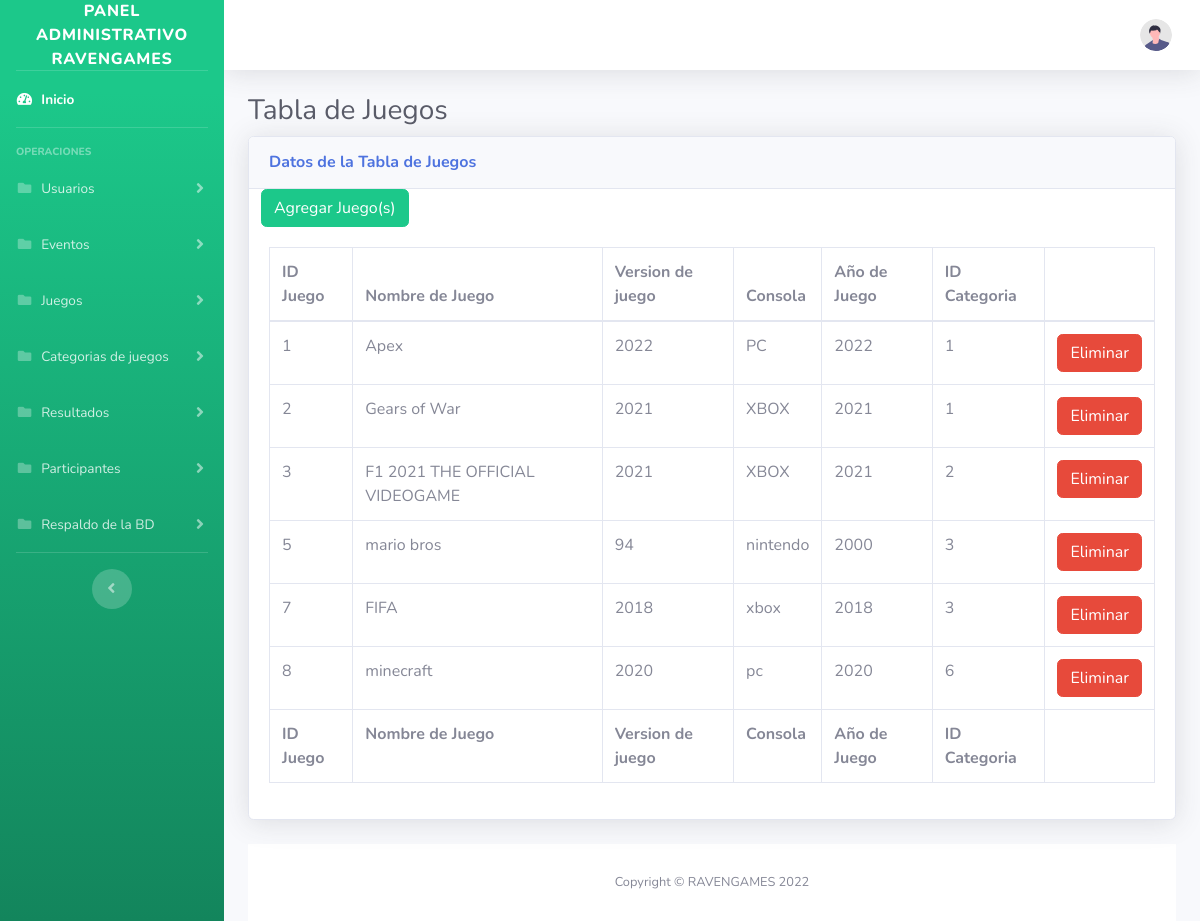
The app's page /paneladm/tablajuegos.php with its own data.
### tables this page shows
CREATE TABLE `juegos` (
  `idjuego` int(10) NOT NULL AUTO_INCREMENT,
  `nomjuego` varchar(50) DEFAULT NULL,
  `versionjuego` varchar(50) DEFAULT NULL,
  `consola` varchar(50) DEFAULT NULL,
  `añodejuego` varchar(4) DEFAULT NULL,
  `idcategoria` int(10) DEFAULT NULL,
  PRIMARY KEY (`idjuego`),
  KEY `idcategoria` (`idcategoria`),
  KEY `nomjuego` (`nomjuego`),
  CONSTRAINT `juegos_ibfk_1` FOREIGN KEY (`idcategoria`) REFERENCES `catjuegos` (`idcategoria`)
);

### paneladm/controller/juegoscontroller.php (called while the page is built)
<?php
$consultajueg= "SELECT * FROM juegos";
?>

### paneladm/tablajuegos.php (the view, shortened to what this page needs)
<?php
include_once ('../BD/conexion.php')
?>
<!DOCTYPE html>
<html lang="en">
<head>
    <link href="vendor/fontawesome-free/css/all.min.css" rel="stylesheet" type="text/css">
    <link href="css/sb-admin-2.min.css" rel="stylesheet">
      <link href="vendor/datatables/dataTables.bootstrap4.min.css" rel="stylesheet">
</head>
<body id="page-top">
<?php
include './layauts/menunavbar.php';
include './controller/juegoscontroller.php';
    ?>
  <div class="container-fluid">
<h1 class="h3 mb-2 text-gray-800">Tabla de Juegos</h1>
<div class="card shadow mb-4">
    <div class="card-header py-3">
        <h6 class="m-0 font-weight-bold text-primary">Datos de la Tabla de Juegos </h6>
    </div>
    <div class="col-md-3">
        <a type="text" class="btn btn-success" tabindex="-1" role="button" href="agregarjuego.php">Agregar Juego(s)</a>
        </div>
        <div class="card-body">
                            <div class="table-responsive">
                                <table class="table table-bordered" id="dataTable" width="100%" cellspacing="0">
                                    <thead>
                                        <tr>
                                            <th>ID Juego</th>
                                            <th>Nombre de Juego</th>
                                            <th>Version de juego</th>
                                            <th>Consola</th>
                                            <th>Año de Juego</th>
                                            <th>ID Categoria</th>
                                            <th>    </th>
                                        </tr>
                                    </thead>
                                    <tfoot>
                                        <tr>
                                            <th>ID Juego</th>
                                            <th>Nombre de Juego</th>
                                            <th>Version de juego</th>
                                            <th>Consola</th>
                                            <th>Año de Juego</th>
                                            <th>ID Categoria</th>
                                            <th>    </th>
                                        </tr>
                                    </tfoot>
                                    <tbody>
                                        <?php
                                            if ($resultado = $conexion->query($consultajueg)) {
                                                while ($obj = $resultado->fetch_object()) {
                                    ?>
                                            <tr>
                                                <td><?= $obj->idjuego ?></td>
                                                <td><?= $obj->nomjuego?></td>
                                                <td><?= $obj->versionjuego ?></td>
                                                <td><?= $obj->consola?></td>
                                                <td><?= $obj->añodejuego ?></td>
                                                <td><?= $obj->idcategoria ?></td>
                                                <td>
                                                <form action="./controller/deletejueg.php" method="post">
                                                <button type="submit" name="delete_btn" class="btn btn-danger"> Eliminar</button>
                                                </form>
                                                </td>
                                            </tr>
                                        <?php
                                        }
                                        }
                                        ?>
                                    </tbody>
                                </table>
                            </div>
                        </div>
</div>
            <?php
include './layauts/allfooter.php'
?>
</body>
</html>

### records on screen
juegos: idjuego "1", nomjuego "Apex", versionjuego "2022", consola "PC", añodejuego "2022", idcategoria "1"
juegos: idjuego "2", nomjuego "Gears of War", versionjuego "2021", consola "XBOX", añodejuego "2021", idcategoria "1"
juegos: idjuego "3", nomjuego "F1 2021 THE OFFICIAL VIDEOGAME", versionjuego "2021", consola "XBOX", añodejuego "2021", idcategoria "2"
juegos: idjuego "5", nomjuego "mario bros", versionjuego "94", consola "nintendo", añodejuego "2000", idcategoria "3"
juegos: idjuego "7", nomjuego "FIFA", versionjuego "2018", consola "xbox", añodejuego "2018", idcategoria "3"
juegos: idjuego "8", nomjuego "minecraft", versionjuego "2020", consola "pc", añodejuego "2020", idcategoria "6"
